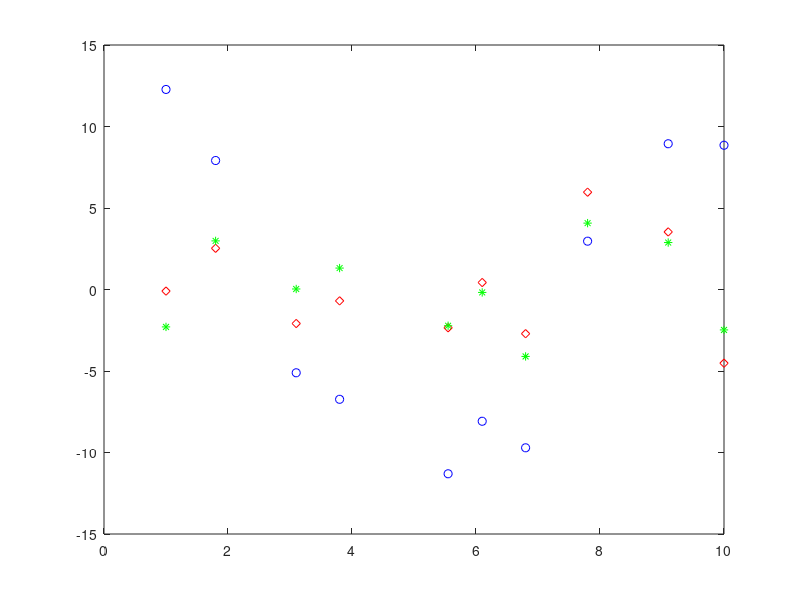
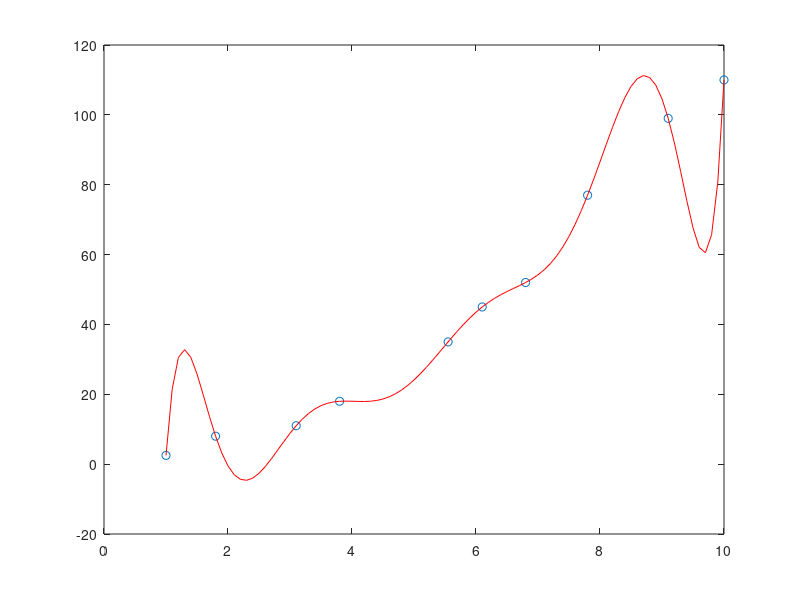

These figures' MATLAB source, in order:
% Task 2
clear all % clear all variables
close all % close all open graphs (if any)


% preparatory stuff, same as before, but redone here, as I am clearing all
A = dlmread('experiment.txt'); % read teh file into a matrix
xexp = A(:,1)'; % extract the two set of data x and y, from matrix A
yexp = A(:,2)';
cn1 = polyfit(xexp,yexp,1); % fit the curve with a first order polynomial
cn2 = polyfit(xexp,yexp,2); % fit the curve with a second order polynomial
cn3 = polyfit(xexp,yexp,3); % fit the curve with a third order polynomial

% 1
% evaluate the polynomials at the given points
p1 = cn1(1)*xexp + cn1(2);
p2 = cn2(1)*xexp.^2 + cn2(2)*xexp + cn2(3); 
p3 = cn3(1)*xexp.^3 + cn3(2)*xexp.^2 + cn3(3)*xexp + cn3(4);

r1 = yexp - p1; % residual for first order poly fitting
r2 = yexp - p2; % residual for second order poly fitting
r3 = yexp - p3; % residual for third order poly fitting

figure
plot(xexp,r1,'bo',xexp,r2,'rd',xexp,r3,'g*')

% 2
E1 = sum(r1.^2)
E2 = sum(r2.^2)
E3 = sum(r3.^2)

% 3
cn9 = polyfit(xexp,yexp,9); % fit the curve with a ninth order polynomial
xf=[1:0.1:10];
p9 = polyval(cn9,xf); % evaluate the ninth order poly at xf
figure
plot(xexp,yexp,'o',xf,p9,'r');

% 4
p9 = polyval(cn9,xexp); % evaluate the ninth order poly at xexp
r9 = yexp - p9; % residual for third order poly fitting
E9 = sum(r9.^2)


